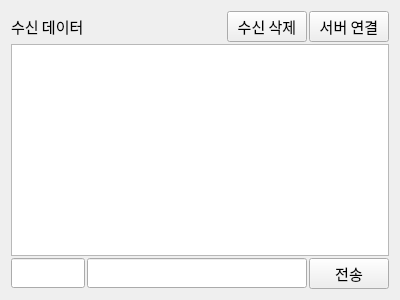
<?xml version="1.0" encoding="UTF-8"?>
<ui version="4.0">
 <class>Tab2SocketClient</class>
 <widget class="QWidget" name="Tab2SocketClient">
  <property name="geometry">
   <rect>
    <x>0</x>
    <y>0</y>
    <width>400</width>
    <height>300</height>
   </rect>
  </property>
  <property name="font">
   <font>
    <family>굴림</family>
    <pointsize>11</pointsize>
   </font>
  </property>
  <property name="windowTitle">
   <string>Form</string>
  </property>
  <layout class="QVBoxLayout" name="verticalLayout_2">
   <item>
    <layout class="QVBoxLayout" name="verticalLayout" stretch="1,8,1">
     <property name="spacing">
      <number>2</number>
     </property>
     <item>
      <layout class="QHBoxLayout" name="horizontalLayout" stretch="6,2,2">
       <item>
        <widget class="QLabel" name="label">
         <property name="text">
          <string>수신 데이터</string>
         </property>
        </widget>
       </item>
       <item>
        <widget class="QPushButton" name="pPBClearData">
         <property name="text">
          <string>수신 삭제</string>
         </property>
        </widget>
       </item>
       <item>
        <widget class="QPushButton" name="pPBServerConnet">
         <property name="text">
          <string>서버 연결</string>
         </property>
         <property name="checkable">
          <bool>true</bool>
         </property>
        </widget>
       </item>
      </layout>
     </item>
     <item>
      <layout class="QHBoxLayout" name="horizontalLayout_2">
       <item>
        <widget class="QPlainTextEdit" name="pTextEditRecvData">
         <property name="font">
          <font>
           <family>굴림</family>
           <pointsize>11</pointsize>
          </font>
         </property>
         <property name="readOnly">
          <bool>true</bool>
         </property>
        </widget>
       </item>
      </layout>
     </item>
     <item>
      <layout class="QHBoxLayout" name="horizontalLayout_3" stretch="2,6,2">
       <item>
        <widget class="QLineEdit" name="pLErecvId"/>
       </item>
       <item>
        <widget class="QLineEdit" name="pLEsendData"/>
       </item>
       <item>
        <widget class="QPushButton" name="pPBsendButton">
         <property name="text">
          <string>전송</string>
         </property>
        </widget>
       </item>
      </layout>
     </item>
    </layout>
   </item>
  </layout>
 </widget>
 <resources/>
 <connections/>
</ui>
